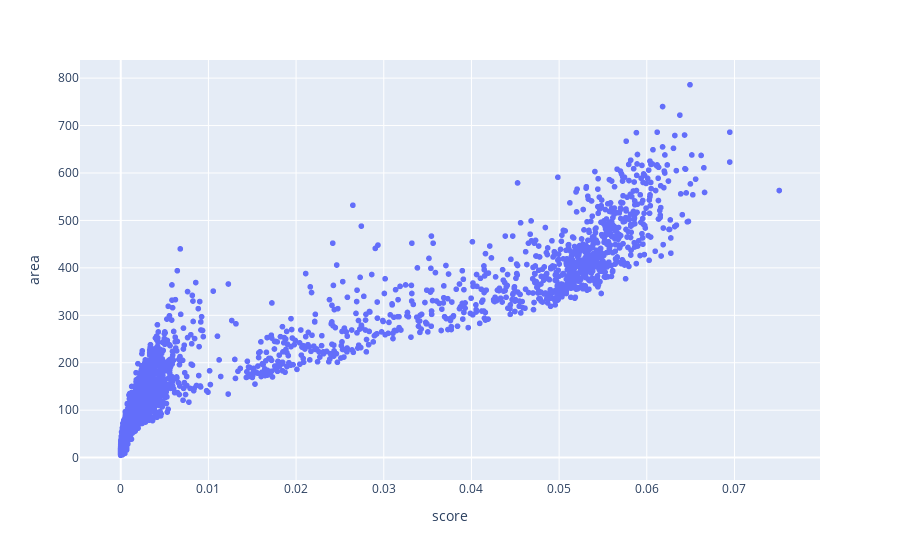

This figure's notebook cell:
### Code cell
import plotly
import plotly.express as px

df = pd.DataFrame(data=np.vstack((scores, blob_areas)).T, columns=['score', ' area'])
px.scatter(data_frame=df, x = df.columns[0], y = df.columns[1])

### Figure 1 — Plotly figure (JSON) as saved in the notebook; plotly's stock layout.template omitted (floating-point values rounded to 4 significant figures; data arrays with more than 128 entries replaced by an {"elided": "..."} marker saying what was removed)
{"data": [{"hovertemplate": "score=%{x}<br> area=%{y}<extra></extra>", "legendgroup": "", "marker": {"color": "#636efa", "symbol": "circle"}, "mode": "markers", "name": "", "showlegend": false, "type": "scattergl", "x": {"elided": "40641 float values"}, "xaxis": "x", "y": {"elided": "40641 int values"}, "yaxis": "y"}], "layout": {"legend": {"tracegroupgap": 0}, "margin": {"t": 60}, "xaxis": {"anchor": "y", "domain": [0, 1], "title": {"text": "score"}}, "yaxis": {"anchor": "x", "domain": [0, 1], "title": {"text": " area"}}}}
